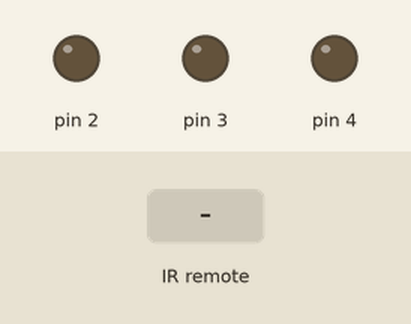
Simulated run of this sketch. Board: Arduino Uno, built with avr-gcc and run on an emulated ATmega328P. Shown: output pins drawn as LEDs (lit = HIGH). Inputs (shaded band) come from the test bench.

Above: at 1.2 s.
1.3 s: infrared code 0xFF30CF received
At 1.9 s:
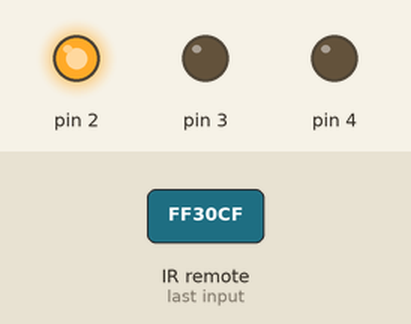
2.8 s: infrared code 0xFF18E7 received
At 3.1 s:
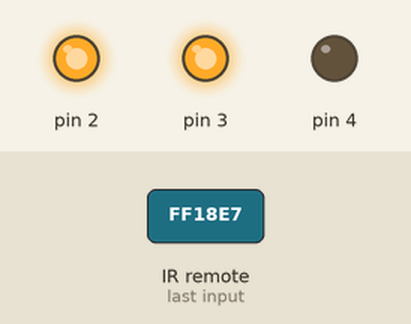
4.3 s: infrared code 0xFF7A85 received
At 5.5 s:
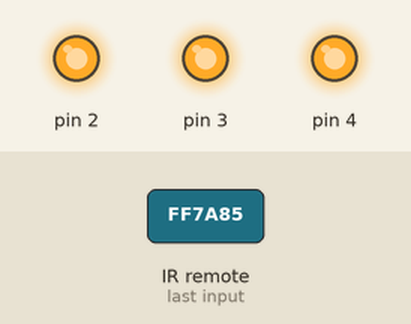
5.8 s: infrared code 0xFF30CF received
At 6.7 s:
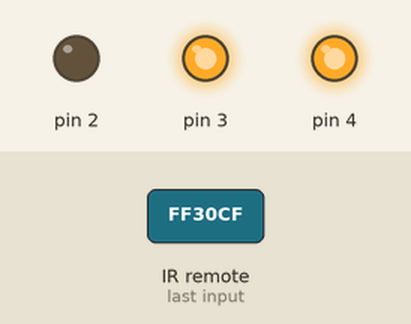
7.3 s: infrared code 0xFF18E7 received
At 7.9 s:
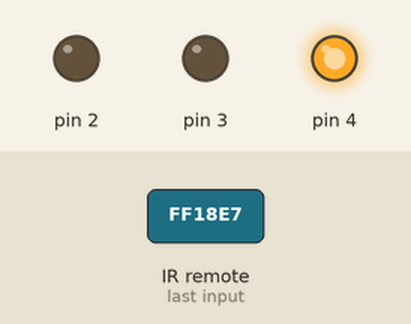
Timing chart, 0 to 9.8 s (numbered marks = the images above; inputs shaded):
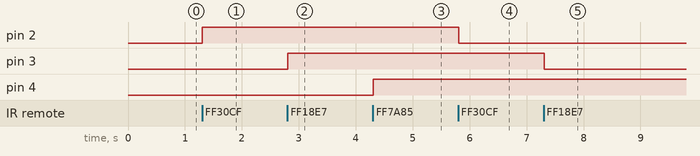

Measured:
- after the input at 1.3 s, pin 2: LOW → HIGH at once
- after the input at 2.8 s, pin 3: LOW → HIGH at once
- after the input at 4.3 s, pin 4: LOW → HIGH at once
- after the input at 5.8 s, pin 2: HIGH → LOW at once
- after the input at 7.3 s, pin 3: HIGH → LOW at once

The sketch:

022_3led_irremote.ino
```cpp
#include <IRremote.h>

int RECV_PIN = 5; //리모컨 수신기 5번에 연결함
IRrecv irrecv(RECV_PIN);
decode_results results;

void setup() {
  irrecv.enableIRIn(); //리모컨 수신 시작~!
  pinMode(2,OUTPUT);
  pinMode(3,OUTPUT);
  pinMode(4,OUTPUT);
}

void loop() {
  if (irrecv.decode(&results)) {
    //Serial.println(results.value, HEX);
    if(results.value == 0xFF30CF){
        digitalWrite(2,!digitalRead(2));
    }else if(results.value == 0xFF18E7){
        digitalWrite(3,!digitalRead(3));
    }else if(results.value == 0xFF7A85){
        digitalWrite(4,!digitalRead(4));
    }
    irrecv.resume();
  }
  delay(100);
}
```
